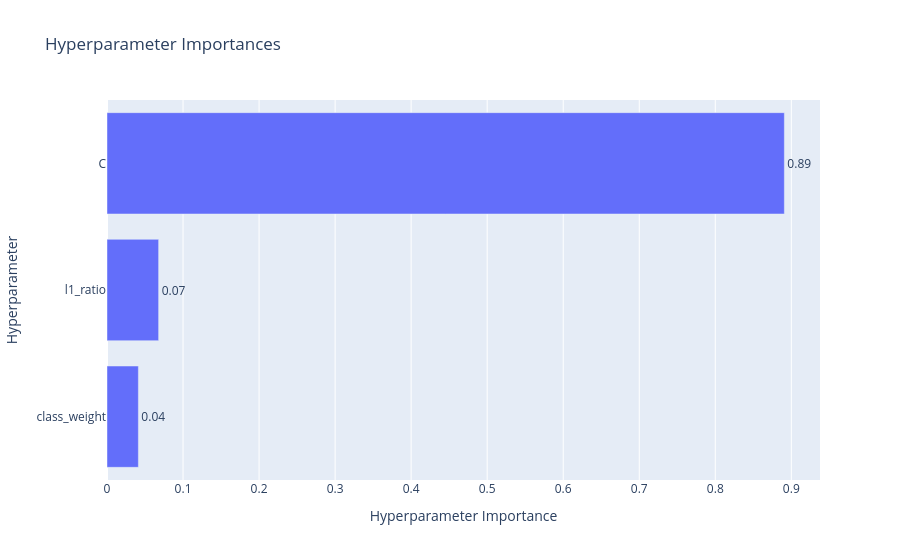

The notebook cell this image was saved under:
### Markdown cell above
Optuna also provides built-in visualizations that help explain which parameters mattered most and how the optimization progressed.

### Code cell
import optuna.visualization as ov

ov.plot_param_importances(study)

### Figure 1 — Plotly figure (JSON) as saved in the notebook; plotly's stock layout.template omitted (floating-point values rounded to 4 significant figures)
{"data": [{"cliponaxis": false, "hovertemplate": ["class_weight (CategoricalDistribution): 0.041261597654174524<extra></extra>", "l1_ratio (CategoricalDistribution): 0.06790455933028981<extra></extra>", "C (FloatDistribution): 0.8908338430155357<extra></extra>"], "name": "Objective Value", "orientation": "h", "text": ["0.04", "0.07", "0.89"], "textposition": "outside", "type": "bar", "x": [0.04126, 0.0679, 0.8908], "y": ["class_weight", "l1_ratio", "C"]}], "layout": {"title": {"text": "Hyperparameter Importances"}, "xaxis": {"title": {"text": "Hyperparameter Importance"}}, "yaxis": {"title": {"text": "Hyperparameter"}}}}
